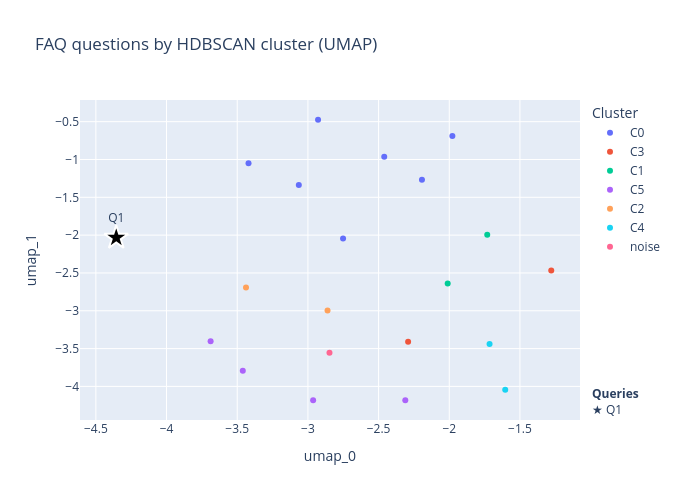

Notebook code cell kept with this figure:
### Markdown cell above
Draw the clusters on the 2-D UMAP from the plot section (run that cell first). Color is the HDBSCAN cluster; hover a point to see its true category, and compare with the cross-table above. The stars are the queries, with their assigned cluster on hover.

### Code cell
df_clustered = df_proj.assign(
    cluster     = df_hdbscan["cluster"].map(cluster_name),         # strings, so Plotly colors them as categories
    probability = df_hdbscan["probability"].round(2),
)
df_query_hover = df_query.assign(hover=[f"{q} (cluster: {cluster_name(c)})" for q, c in zip(df_assign["question"], df_assign["cluster"])])
fig = plot_scatter(
    df_clustered, x="umap_0", y="umap_1", color="cluster",
    hover_cols=["question", "label", "probability"], title="FAQ questions by HDBSCAN cluster (UMAP)", legend_title="Cluster",
)
fig = highlight_points(fig, df_query_hover, x="umap_0", y="umap_1", name_col="tag", hover_col="hover", group="Queries")
fig.show()

### Figure 1 — Plotly figure (JSON) as saved in the notebook; plotly's stock layout.template omitted (floating-point values rounded to 4 significant figures)
{"data": [{"customdata": [["How do I reset my password?", "Account", 1], ["How do I cancel my subscription?", "Billing", 0.83], ["How do I update my profile information?", "Account", 1], ["The app keeps crashing, what should I do?", "Technical", 1], ["How do I enable two-factor authentication?", "Technical", 1], ["How do I report suspicious account activity?", "Security", 1], ["How do I delete my account?", "Account", 1]], "hovertemplate": "cluster=C0<br>umap_0=%{x}<br>umap_1=%{y}<br>question=%{customdata[0]}<br>label=%{customdata[1]}<br>probability=%{customdata[2]}<extra></extra>", "legendgroup": "C0", "marker": {"color": "#636efa", "symbol": "circle"}, "mode": "markers", "name": "C0", "orientation": "v", "showlegend": true, "type": "scatter", "x": [-2.193, -2.751, -2.46, -3.42, -1.978, -2.928, -3.064], "xaxis": "x", "y": [-1.268, -2.043, -0.9624, -1.051, -0.6886, -0.4746, -1.338], "yaxis": "y"}, {"customdata": [["What's your refund policy?", "Billing", 1], ["Why was I charged twice?", "Billing", 1]], "hovertemplate": "cluster=C3<br>umap_0=%{x}<br>umap_1=%{y}<br>question=%{customdata[0]}<br>label=%{customdata[1]}<br>probability=%{customdata[2]}<extra></extra>", "legendgroup": "C3", "marker": {"color": "#EF553B", "symbol": "circle"}, "mode": "markers", "name": "C3", "orientation": "v", "showlegend": true, "type": "scatter", "x": [-2.291, -1.279], "xaxis": "x", "y": [-3.411, -2.469], "yaxis": "y"}, {"customdata": [["What payment methods do you accept?", "Billing", 1], ["Is my payment information secure?", "Security", 1]], "hovertemplate": "cluster=C1<br>umap_0=%{x}<br>umap_1=%{y}<br>question=%{customdata[0]}<br>label=%{customdata[1]}<br>probability=%{customdata[2]}<extra></extra>", "legendgroup": "C1", "marker": {"color": "#00cc96", "symbol": "circle"}, "mode": "markers", "name": "C1", "orientation": "v", "showlegend": true, "type": "scatter", "x": [-2.011, -1.731], "xaxis": "x", "y": [-2.639, -1.996], "yaxis": "y"}, {"customdata": [["How long does shipping take?", "Shipping", 1], ["Do you ship internationally?", "Shipping", 1], ["What is your return policy?", "Returns", 0.75], ["Do you offer a warranty on products?", "Product", 0.8]], "hovertemplate": "cluster=C5<br>umap_0=%{x}<br>umap_1=%{y}<br>question=%{customdata[0]}<br>label=%{customdata[1]}<br>probability=%{customdata[2]}<extra></extra>", "legendgroup": "C5", "marker": {"color": "#ab63fa", "symbol": "circle"}, "mode": "markers", "name": "C5", "orientation": "v", "showlegend": true, "type": "scatter", "x": [-3.688, -3.461, -2.311, -2.963], "xaxis": "x", "y": [-3.404, -3.793, -4.183, -4.182], "yaxis": "y"}, {"customdata": [["How can I track my order?", "Orders", 1], ["What if my package is lost or damaged?", "Shipping", 1]], "hovertemplate": "cluster=C2<br>umap_0=%{x}<br>umap_1=%{y}<br>question=%{customdata[0]}<br>label=%{customdata[1]}<br>probability=%{customdata[2]}<extra></extra>", "legendgroup": "C2", "marker": {"color": "#FFA15A", "symbol": "circle"}, "mode": "markers", "name": "C2", "orientation": "v", "showlegend": true, "type": "scatter", "x": [-2.861, -3.438], "xaxis": "x", "y": [-2.995, -2.692], "yaxis": "y"}, {"customdata": [["Can I change or cancel an order after placing it?", "Orders", 1], ["How do I initiate a return?", "Returns", 1]], "hovertemplate": "cluster=C4<br>umap_0=%{x}<br>umap_1=%{y}<br>question=%{customdata[0]}<br>label=%{customdata[1]}<br>probability=%{customdata[2]}<extra></extra>", "legendgroup": "C4", "marker": {"color": "#19d3f3", "symbol": "circle"}, "mode": "markers", "name": "C4", "orientation": "v", "showlegend": true, "type": "scatter", "x": [-1.715, -1.604], "xaxis": "x", "y": [-3.439, -4.046], "yaxis": "y"}, {"customdata": [["How do I find my product's serial number?", "Product", 0]], "hovertemplate": "cluster=noise<br>umap_0=%{x}<br>umap_1=%{y}<br>question=%{customdata[0]}<br>label=%{customdata[1]}<br>probability=%{customdata[2]}<extra></extra>", "legendgroup": "noise", "marker": {"color": "#FF6692", "symbol": "circle"}, "mode": "markers", "name": "noise", "orientation": "v", "showlegend": true, "type": "scatter", "x": [-2.847], "xaxis": "x", "y": [-3.556], "yaxis": "y"}, {"hovertext": "How can I get my money back? (cluster: noise)", "marker": {"color": "black", "line": {"color": "white", "width": 2}, "size": 18, "symbol": "star"}, "mode": "markers+text", "name": "Q1", "showlegend": false, "text": ["Q1"], "textposition": "top center", "type": "scatter", "x": [-4.356], "y": [-2.035]}], "layout": {"annotations": [{"align": "left", "showarrow": false, "text": "<b>Queries</b><br>★ Q1", "x": 1.02, "xanchor": "left", "xref": "paper", "y": 0, "yanchor": "bottom", "yref": "paper"}], "height": 500, "legend": {"title": {"text": "Cluster"}, "tracegroupgap": 0, "x": 1.02, "xanchor": "left", "y": 1, "yanchor": "top"}, "margin": {"r": 120}, "title": {"text": "FAQ questions by HDBSCAN cluster (UMAP)"}, "width": 700, "xaxis": {"anchor": "y", "domain": [0, 1], "title": {"text": "umap_0"}}, "yaxis": {"anchor": "x", "domain": [0, 1], "title": {"text": "umap_1"}}}}
